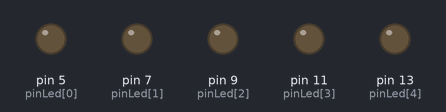
A sketch run on a simulated Arduino Uno, built with avr-gcc and run on an emulated ATmega328P. On the bench: output pins drawn as LEDs (lit = HIGH).

Above: at 0.15 s.
At 1.05 s:
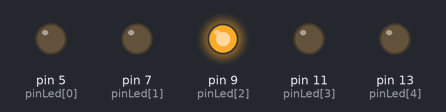
At 2.55 s:
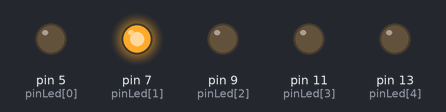
At 4.65 s:
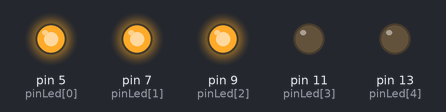
At 6.75 s:
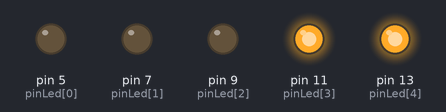
At 9.15 s:
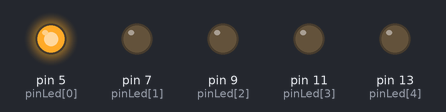
Timing chart, 0 to 9.8 s (numbered marks = the images above):
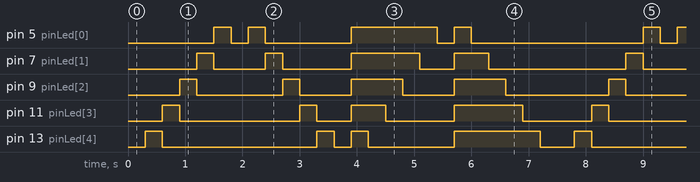

Measured:
- by itself, pin 5 (pinLed[0]): repeats every 7.5 s: LOW 0.30 s, HIGH 0.30 s, LOW 1.5 s, HIGH 1.5 s, LOW 0.30 s, HIGH 0.30 s, LOW 3.0 s, HIGH 0.30 s
- by itself, pin 7 (pinLed[1]): repeats every 7.5 s: LOW 0.90 s, HIGH 0.30 s, LOW 1.2 s, HIGH 1.2 s, LOW 0.60 s, HIGH 0.60 s, LOW 2.4 s, HIGH 0.30 s
- by itself, pin 9 (pinLed[2]): repeats every 7.5 s: LOW 1.5 s, HIGH 0.30 s, 2 × (LOW 0.90 s, HIGH 0.90 s), LOW 1.8 s, HIGH 0.30 s
- by itself, pin 11 (pinLed[3]): repeats every 7.5 s: LOW 2.1 s, HIGH 0.30 s, LOW 0.60 s, HIGH 0.60 s, LOW 1.2 s, HIGH 1.2 s, LOW 1.2 s, HIGH 0.30 s
- by itself, pin 13 (pinLed[4]): repeats every 7.5 s: LOW 2.7 s, HIGH 0.30 s, LOW 0.30 s, HIGH 0.30 s, LOW 1.5 s, HIGH 1.5 s, LOW 0.60 s, HIGH 0.30 s

The sketch:

guirlande.ino
```cpp
int pinLed[5] = {5,7,9,11,13};

boolean affichage[25][5]={
  0,0,0,0,0,
  0,0,0,0,1,
  0,0,0,1,0,
  0,0,1,0,0,
  0,1,0,0,0,
  1,0,0,0,0,
  0,0,0,0,0,
  1,0,0,0,0,
  0,1,0,0,0,
  0,0,1,0,0,
  0,0,0,1,0,
  0,0,0,0,1,
  0,0,0,0,0,
  1,1,1,1,1,
  1,1,1,1,0,
  1,1,1,0,0,
  1,1,0,0,0,
  1,0,0,0,0,
  0,0,0,0,0,
  1,1,1,1,1,
  0,1,1,1,1,
  0,0,1,1,1,
  0,0,0,1,1,
  0,0,0,0,1,
  0,0,0,0,0};

void setup() {
  // put your setup code here, to run once:
  for(int i = 0; i <5; i++){
    pinMode(pinLed[i], OUTPUT);
    digitalWrite(pinLed[i], LOW);
    }
}

void loop() {
  // put your main code here, to run repeatedly:
  for(int i = 0;i < 25; i++){
    for(int p = 0; p < 5; p++){
      boolean etat = affichage[i][p];
      digitalWrite(pinLed[p], etat);
      }
      delay(300);
    }
}
```
